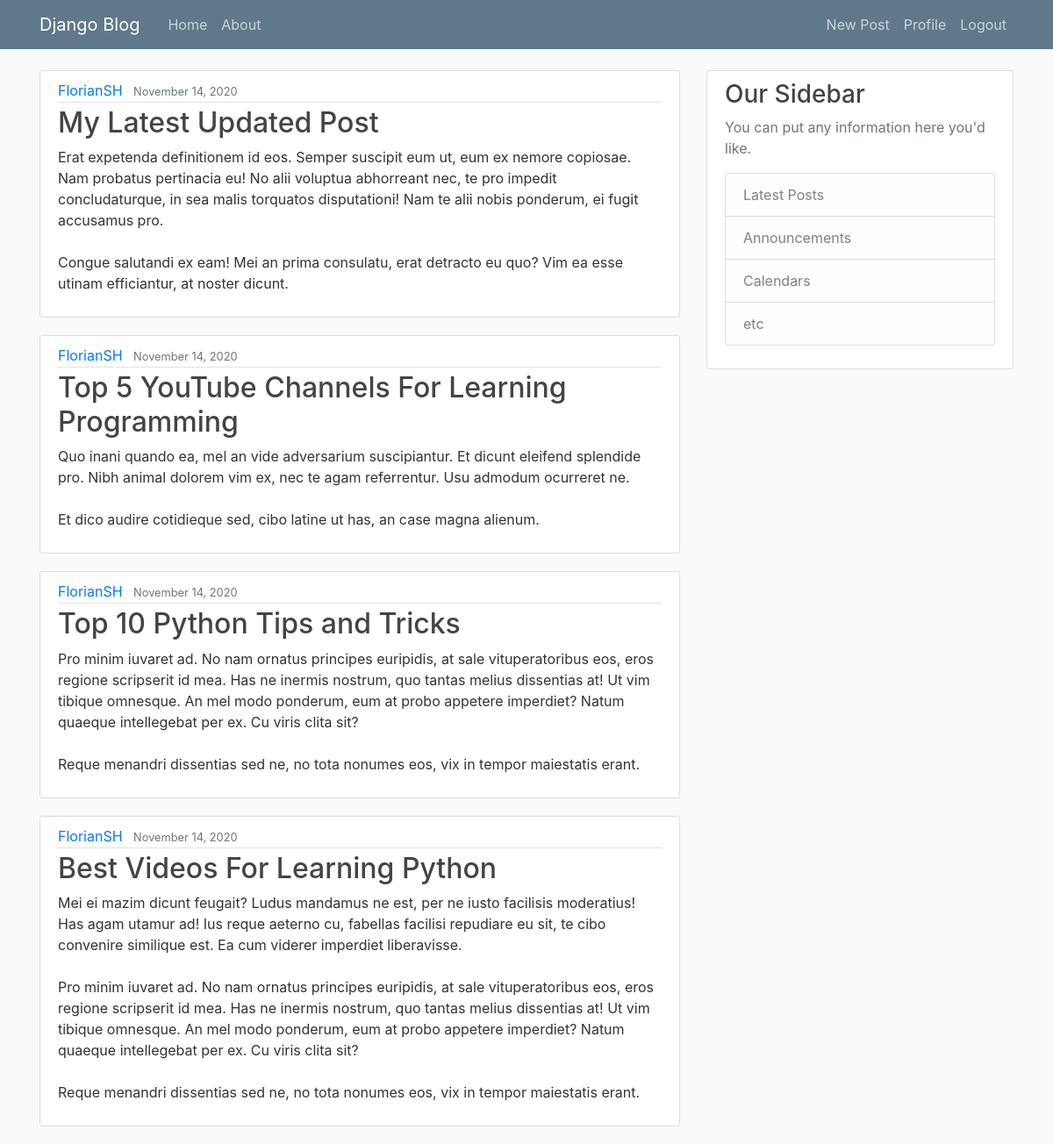
/ (signed in), run on the app's committed database.
### blog/models.py (models this page shows, shortened)
class Posts(models.Model):
    title = models.CharField(max_length=100)
    content = models.TextField()
    date_posted = models.DateTimeField(default=timezone.now)
    author = models.ForeignKey(User, on_delete=models.CASCADE)

### blog/views.py (the view)
# urls.py: path('', PostListView.as_view(), name='blog-home'),
class PostListView(ListView):
    model = Posts
    template_name = 'blog/home.html'
    context_object_name = 'posts'
    ordering = ['-date_posted']
    paginate_by = 4

### blog/templates/blog/home.html
{% extends 'blog/base.html' %} {%block content%} {%for post in posts%}
<article class="media content-section">
  <div class="media-body">
    <div class="article-metadata">
      <a class="mr-2" href="#">{{ post.author }}</a>
      <small class="text-muted">{{ post.date_posted|date:"F d, Y" }}</small>
    </div>
    <h2><a class="article-title" href="#">{{ post.title }}</a></h2>
    <p class="article-content">{{ post.content }}</p>
  </div>
</article>
{% endfor %} {% endblock content%}

### blog/static/blog/main.css (style rules this page uses)
body { background: #fafafa; color: #333333; margin-top: 5rem; }
h1, h2, h3, h4, h5, h6 { color: #444444; }
.content-section { background: #ffffff; padding: 10px 20px; border: 1px solid #dddddd; border-radius: 3px; margin-bottom: 20px; }
.article-title { color: #444444; }
.article-content { white-space: pre-line; }
.article-metadata { padding-bottom: 1px; margin-bottom: 4px; border-bottom: 1px solid #e3e3e3 }

### data on the page
Posts: author "FlorianSH", date_posted "November 14, 2020", title "My Latest Updated Post", content "Erat expetenda definitionem id eos. Semper suscipit eum ut, eum ex nemore copiosae. Nam probatus pertinacia eu! No alii voluptua abhorreant nec, te pro impedit concludaturque, in sea malis torquatos disputationi! Nam te alii nobis ponderum, ei fugit accusamus pro. Congue salutandi ex eam! Mei an prima consulatu, erat detracto eu quo? Vim ea esse utinam efficiantur, at noster dicunt."
Posts: author "FlorianSH", date_posted "November 14, 2020", title "Top 5 YouTube Channels For Learning Programming", content "Quo inani quando ea, mel an vide adversarium suscipiantur. Et dicunt eleifend splendide pro. Nibh animal dolorem vim ex, nec te agam referrentur. Usu admodum ocurreret ne. Et dico audire cotidieque sed, cibo latine ut has, an case magna alienum."
Posts: author "FlorianSH", date_posted "November 14, 2020", title "Top 10 Python Tips and Tricks", content "Pro minim iuvaret ad. No nam ornatus principes euripidis, at sale vituperatoribus eos, eros regione scripserit id mea. Has ne inermis nostrum, quo tantas melius dissentias at! Ut vim tibique omnesque. An mel modo ponderum, eum at probo appetere imperdiet? Natum quaeque intellegebat per ex. Cu viris clita sit? Reque menandri dissentias sed ne, no tota nonumes eos, vix in tempor maiestatis erant."
Posts: author "FlorianSH", date_posted "November 14, 2020", title "Best Videos For Learning Python", content "Mei ei mazim dicunt feugait? Ludus mandamus ne est, per ne iusto facilisis moderatius! Has agam utamur ad! Ius reque aeterno cu, fabellas facilisi repudiare eu sit, te cibo convenire similique est. Ea cum viderer imperdiet liberavisse. Pro minim iuvaret ad. No nam ornatus principes euripidis, at sale vituperatoribus eos, eros regione scripserit id mea. Has ne inermis nostrum, quo tantas melius dissentias at! Ut vim tibique omnesque. An mel modo ponderum, eum at probo appetere imperdiet? Natum quaeque intellegebat per ex. Cu viris clita sit? Reque menandri dissentias sed ne, no tota nonumes eos, vix in tempor maiestatis erant."
